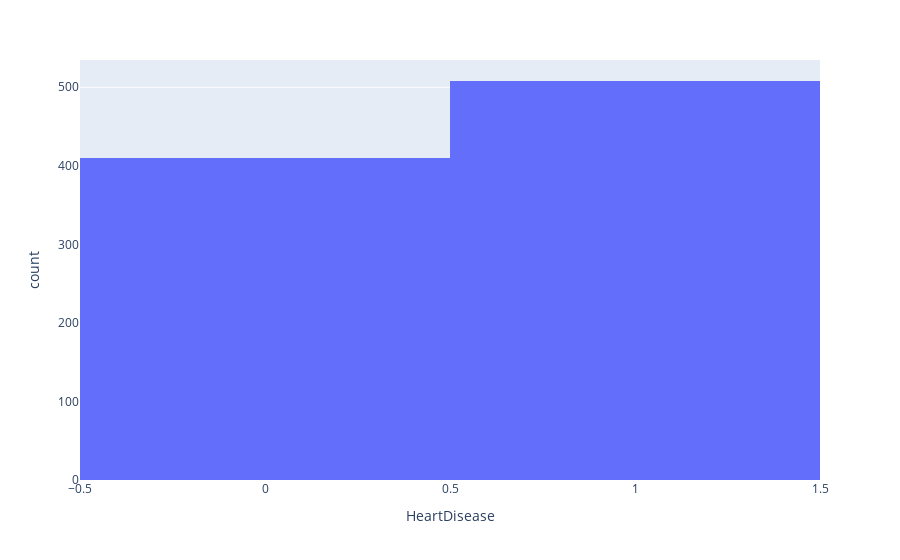

The notebook cell saved with this chart:
### Code cell
fig = px.histogram(df, x='HeartDisease')
fig.show()

### Figure 1 — Plotly figure (JSON) as saved in the notebook; plotly's stock layout.template omitted (floating-point values rounded to 4 significant figures; data arrays with more than 128 entries replaced by an {"elided": "..."} marker saying what was removed)
{"data": [{"alignmentgroup": "True", "bingroup": "x", "hovertemplate": "HeartDisease=%{x}<br>count=%{y}<extra></extra>", "legendgroup": "", "marker": {"color": "#636efa", "pattern": {"shape": ""}}, "name": "", "offsetgroup": "", "orientation": "v", "showlegend": false, "type": "histogram", "x": {"elided": "918 int values"}, "xaxis": "x", "yaxis": "y"}], "layout": {"barmode": "relative", "legend": {"tracegroupgap": 0}, "margin": {"t": 60}, "xaxis": {"anchor": "y", "domain": [0, 1], "title": {"text": "HeartDisease"}}, "yaxis": {"anchor": "x", "domain": [0, 1], "title": {"text": "count"}}}}
